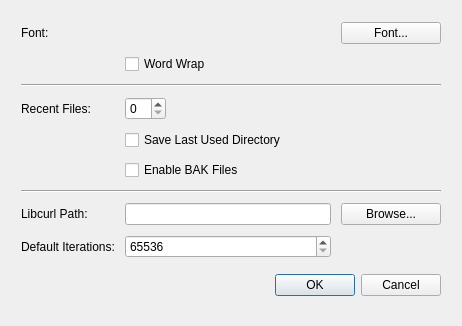
<?xml version="1.0" encoding="UTF-8"?>
<ui version="4.0">
 <class>PreferencesDialog</class>
 <widget class="QDialog" name="PreferencesDialog">
  <property name="geometry">
   <rect>
    <x>0</x>
    <y>0</y>
    <width>462</width>
    <height>326</height>
   </rect>
  </property>
  <property name="minimumSize">
   <size>
    <width>462</width>
    <height>326</height>
   </size>
  </property>
  <property name="maximumSize">
   <size>
    <width>462</width>
    <height>326</height>
   </size>
  </property>
  <property name="windowTitle">
   <string>Preferences</string>
  </property>
  <layout class="QGridLayout" name="gridLayout">
   <item row="1" column="0">
    <layout class="QGridLayout" name="layout">
     <property name="leftMargin">
      <number>10</number>
     </property>
     <property name="topMargin">
      <number>10</number>
     </property>
     <property name="rightMargin">
      <number>10</number>
     </property>
     <property name="bottomMargin">
      <number>10</number>
     </property>
     <property name="spacing">
      <number>10</number>
     </property>
     <item row="0" column="0">
      <widget class="QLabel" name="label">
       <property name="sizePolicy">
        <sizepolicy hsizetype="Fixed" vsizetype="Preferred">
         <horstretch>0</horstretch>
         <verstretch>0</verstretch>
        </sizepolicy>
       </property>
       <property name="text">
        <string>Font:</string>
       </property>
      </widget>
     </item>
     <item row="7" column="2">
      <widget class="QPushButton" name="uiLibcurlBrowse">
       <property name="text">
        <string>Browse...</string>
       </property>
      </widget>
     </item>
     <item row="6" column="0" colspan="3">
      <widget class="Line" name="line_2">
       <property name="orientation">
        <enum>Qt::Horizontal</enum>
       </property>
      </widget>
     </item>
     <item row="5" column="1" colspan="2">
      <widget class="QCheckBox" name="uiEnableBakFiles">
       <property name="text">
        <string>Enable BAK Files</string>
       </property>
      </widget>
     </item>
     <item row="0" column="1">
      <widget class="QLabel" name="uiFontFamily">
       <property name="sizePolicy">
        <sizepolicy hsizetype="Expanding" vsizetype="Preferred">
         <horstretch>0</horstretch>
         <verstretch>0</verstretch>
        </sizepolicy>
       </property>
       <property name="focusPolicy">
        <enum>Qt::TabFocus</enum>
       </property>
       <property name="layoutDirection">
        <enum>Qt::LeftToRight</enum>
       </property>
       <property name="text">
        <string/>
       </property>
       <property name="alignment">
        <set>Qt::AlignLeading|Qt::AlignLeft|Qt::AlignVCenter</set>
       </property>
      </widget>
     </item>
     <item row="4" column="1" colspan="2">
      <widget class="QCheckBox" name="uiLastUsedDirectory">
       <property name="toolTip">
        <string>Retain last used directory between EncryptPad sessions</string>
       </property>
       <property name="text">
        <string>Save Last Used Directory</string>
       </property>
      </widget>
     </item>
     <item row="3" column="1">
      <layout class="QHBoxLayout" name="layout_2">
       <property name="spacing">
        <number>0</number>
       </property>
       <item>
        <widget class="QSpinBox" name="uiRecentFiles">
         <property name="maximumSize">
          <size>
           <width>60</width>
           <height>16777215</height>
          </size>
         </property>
         <property name="maximum">
          <number>10</number>
         </property>
        </widget>
       </item>
       <item>
        <spacer name="horizontalSpacer">
         <property name="orientation">
          <enum>Qt::Horizontal</enum>
         </property>
         <property name="sizeHint" stdset="0">
          <size>
           <width>40</width>
           <height>20</height>
          </size>
         </property>
        </spacer>
       </item>
      </layout>
     </item>
     <item row="1" column="1">
      <widget class="QCheckBox" name="uiWordWrap">
       <property name="layoutDirection">
        <enum>Qt::LeftToRight</enum>
       </property>
       <property name="text">
        <string>Word Wrap</string>
       </property>
      </widget>
     </item>
     <item row="2" column="0" colspan="3">
      <widget class="Line" name="line">
       <property name="orientation">
        <enum>Qt::Horizontal</enum>
       </property>
      </widget>
     </item>
     <item row="7" column="0">
      <widget class="QLabel" name="label_3">
       <property name="toolTip">
        <string>Path to libCURL executable</string>
       </property>
       <property name="text">
        <string>Libcurl Path:</string>
       </property>
       <property name="buddy">
        <cstring>uiLibcurl</cstring>
       </property>
      </widget>
     </item>
     <item row="3" column="0">
      <widget class="QLabel" name="label_2">
       <property name="sizePolicy">
        <sizepolicy hsizetype="Fixed" vsizetype="Preferred">
         <horstretch>0</horstretch>
         <verstretch>0</verstretch>
        </sizepolicy>
       </property>
       <property name="text">
        <string>Recent Files:</string>
       </property>
       <property name="buddy">
        <cstring>uiRecentFiles</cstring>
       </property>
      </widget>
     </item>
     <item row="0" column="2">
      <widget class="QPushButton" name="uiSelectFont">
       <property name="sizePolicy">
        <sizepolicy hsizetype="Minimum" vsizetype="Fixed">
         <horstretch>0</horstretch>
         <verstretch>0</verstretch>
        </sizepolicy>
       </property>
       <property name="minimumSize">
        <size>
         <width>100</width>
         <height>0</height>
        </size>
       </property>
       <property name="maximumSize">
        <size>
         <width>100</width>
         <height>16777215</height>
        </size>
       </property>
       <property name="text">
        <string>Font...</string>
       </property>
      </widget>
     </item>
     <item row="7" column="1">
      <widget class="QLineEdit" name="uiLibcurl"/>
     </item>
     <item row="9" column="0" colspan="3">
      <widget class="QDialogButtonBox" name="buttonBox">
       <property name="minimumSize">
        <size>
         <width>0</width>
         <height>35</height>
        </size>
       </property>
       <property name="focusPolicy">
        <enum>Qt::NoFocus</enum>
       </property>
       <property name="orientation">
        <enum>Qt::Horizontal</enum>
       </property>
       <property name="standardButtons">
        <set>QDialogButtonBox::Cancel|QDialogButtonBox::Ok</set>
       </property>
      </widget>
     </item>
     <item row="8" column="0">
      <widget class="QLabel" name="label_4">
       <property name="text">
        <string>Default Iterations:</string>
       </property>
       <property name="buddy">
        <cstring>uiIterations</cstring>
       </property>
      </widget>
     </item>
     <item row="8" column="1">
      <widget class="QSpinBox" name="uiIterations">
       <property name="minimum">
        <number>65536</number>
       </property>
       <property name="maximum">
        <number>65011712</number>
       </property>
       <property name="singleStep">
        <number>300000</number>
       </property>
      </widget>
     </item>
    </layout>
   </item>
  </layout>
 </widget>
 <tabstops>
  <tabstop>uiFontFamily</tabstop>
  <tabstop>uiSelectFont</tabstop>
  <tabstop>uiWordWrap</tabstop>
  <tabstop>uiRecentFiles</tabstop>
  <tabstop>uiLastUsedDirectory</tabstop>
  <tabstop>uiEnableBakFiles</tabstop>
  <tabstop>uiLibcurl</tabstop>
  <tabstop>uiLibcurlBrowse</tabstop>
  <tabstop>uiIterations</tabstop>
 </tabstops>
 <resources/>
 <connections>
  <connection>
   <sender>buttonBox</sender>
   <signal>accepted()</signal>
   <receiver>PreferencesDialog</receiver>
   <slot>accept()</slot>
   <hints>
    <hint type="sourcelabel">
     <x>248</x>
     <y>254</y>
    </hint>
    <hint type="destinationlabel">
     <x>157</x>
     <y>274</y>
    </hint>
   </hints>
  </connection>
  <connection>
   <sender>buttonBox</sender>
   <signal>rejected()</signal>
   <receiver>PreferencesDialog</receiver>
   <slot>reject()</slot>
   <hints>
    <hint type="sourcelabel">
     <x>316</x>
     <y>260</y>
    </hint>
    <hint type="destinationlabel">
     <x>286</x>
     <y>274</y>
    </hint>
   </hints>
  </connection>
  <connection>
   <sender>uiSelectFont</sender>
   <signal>clicked()</signal>
   <receiver>PreferencesDialog</receiver>
   <slot>selectFont()</slot>
   <hints>
    <hint type="sourcelabel">
     <x>424</x>
     <y>100</y>
    </hint>
    <hint type="destinationlabel">
     <x>240</x>
     <y>102</y>
    </hint>
   </hints>
  </connection>
 </connections>
 <slots>
  <slot>selectFont()</slot>
 </slots>
</ui>
